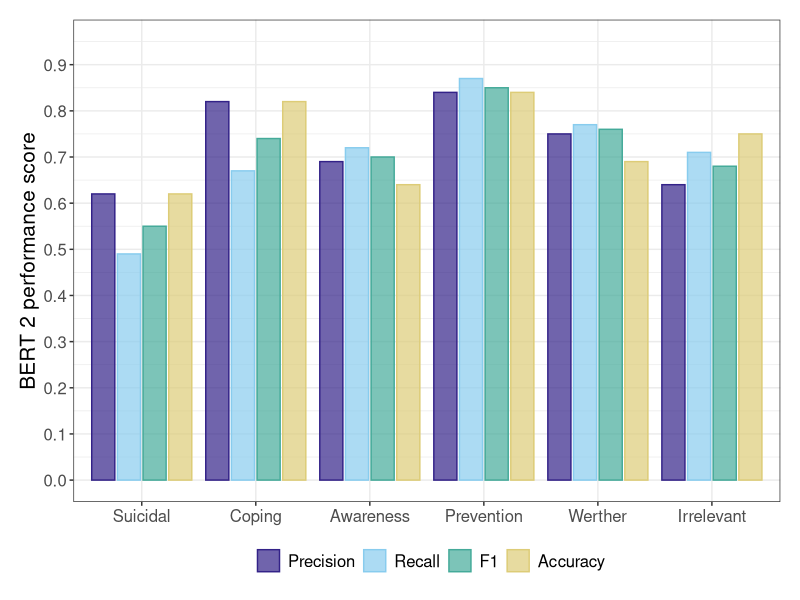
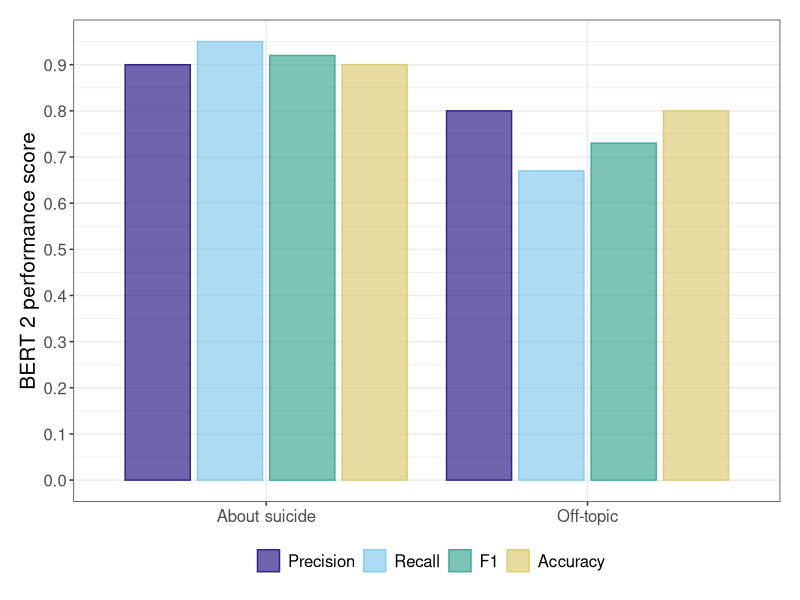
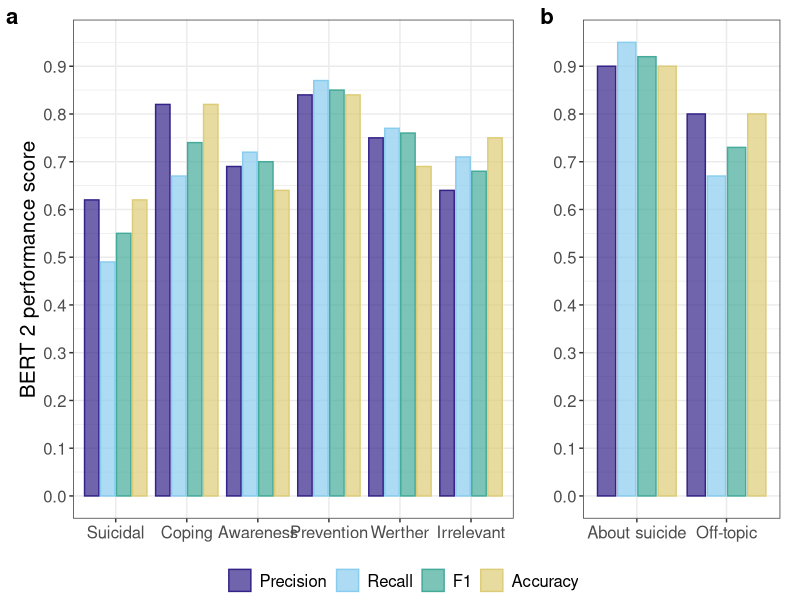
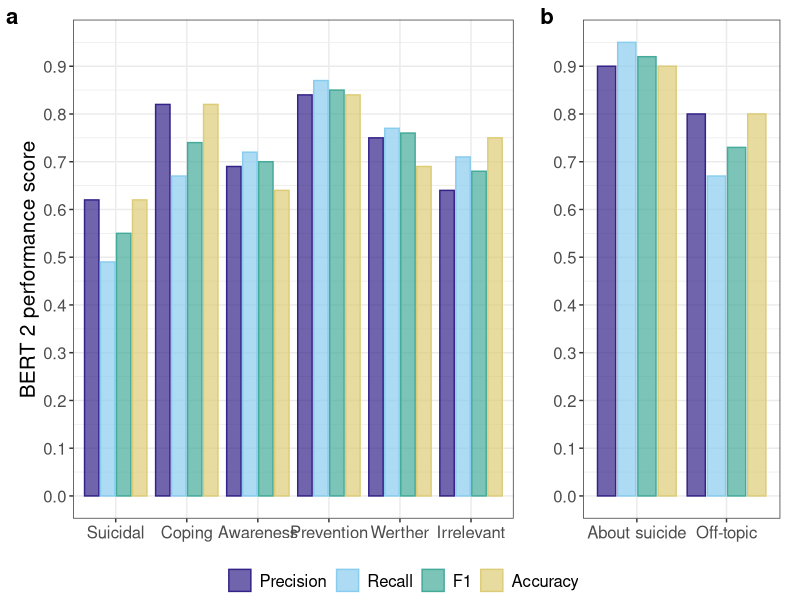

The R source for these figures, in order:
## ---- chunk 1
knitr::opts_chunk$set(echo = FALSE, message=FALSE, warning=FALSE)
Sys.setlocale("LC_ALL", 'en_US.UTF-8')
options(scipen=99)
library(dplyr)
library(tidyr)
library(ggplot2)
library(ggpubr) #for multiple plots together

# figure settings
mycols = c("#332288", "#88CCEE", "#44AA99",  '#DDCC77') #"#117733", '#999933',
#text size
s = 15
## ---- chunk 2
d6 = read.csv('../results/BERT2_intraclass_performance_6_classes.csv', sep='\t')

#order categories
ord_mcategory= c( "Suicidal", "Coping", "Awareness", "Prevention", "Werther", "Irrelevant")
d6 <- d6 %>% 
  mutate(Main_category = factor(Main_category, levels = ord_mcategory, labels = ord_mcategory))
#long format
d6l = pivot_longer(d6, cols = c("Precision", "Recall", "F1", "Accuracy"), names_to = "Metric", values_to ="Score") %>% 
  mutate(Metric = factor(Metric, levels = c("Precision", "Recall", "F1", "Accuracy"), labels = c("Precision", "Recall", "F1", "Accuracy")))

## ---- chunk 3
plot6 = ggplot(d6l, aes(x=Main_category, y = Score, fill=Metric, colour = Metric)) + #dataset and variables to plot
  geom_bar(stat="identity", position = position_dodge2(width = 0.9))+
  # geom_errorbar(aes(ymin = ci_low,ymax = ci_high), width=0.5, size=0.8) +
  labs(y="BERT 2 performance score", x="") +
  scale_fill_manual(values=alpha(mycols, 0.7), name="")+
   scale_colour_manual(values=mycols, name="")+
  scale_y_continuous(breaks = seq(0, 1, 0.1), limits = c(0, 0.95))+
  theme_bw() +  
  theme(legend.position="bottom", text=element_text(size=s), axis.title.x=element_blank(), plot.margin = margin(rep(0.5,4), unit="cm"))
plot6
## ---- chunk 4
ds = read.csv('../results/BERT2_intraclass_performance_about_suicide.csv', sep=',')
#long format
dsl = pivot_longer(ds, cols = c("Precision", "Recall", "F1", "Accuracy"), names_to = "Metric", values_to ="Score") %>% 
  mutate(Metric = factor(Metric, levels = c("Precision", "Recall", "F1", "Accuracy"), labels = c("Precision", "Recall", "F1", "Accuracy")))
## ---- chunk 5
plotabout = ggplot(dsl, aes(x=About_suicide, y = Score, fill=Metric, colour = Metric)) + #dataset and variables to plot
  geom_bar(stat="identity", position = position_dodge2(width = 0.9))+
  # geom_errorbar(aes(ymin = ci_low,ymax = ci_high), width=0.5, size=0.8) +
  labs(y="BERT 2 performance score", x="") +
  scale_fill_manual(values=alpha(mycols, 0.7), name="")+
   scale_colour_manual(values=mycols, name="")+
  scale_y_continuous(breaks = seq(0, 1, 0.1), limits = c(0, 0.95))+
  theme_bw() +  
  theme(legend.position="bottom", text=element_text(size=s), axis.title.x=element_blank(), plot.margin = margin(rep(0.5,4), unit="cm"))
plotabout
plotabout_b = plotabout + theme(axis.title.y = element_blank())
## ---- chunk 6

combined = ggarrange(plot6, plotabout_b, ncol=2, nrow=1, common.legend = TRUE, legend="bottom", 
          labels = c("a", "b"), widths = c(2,1), font.label = list(size = 16))
combined

ggsave('../figures/Figure1_BERT2_intraclasses.pdf', combined,
      width=9.5, height=4, dpi=300)
